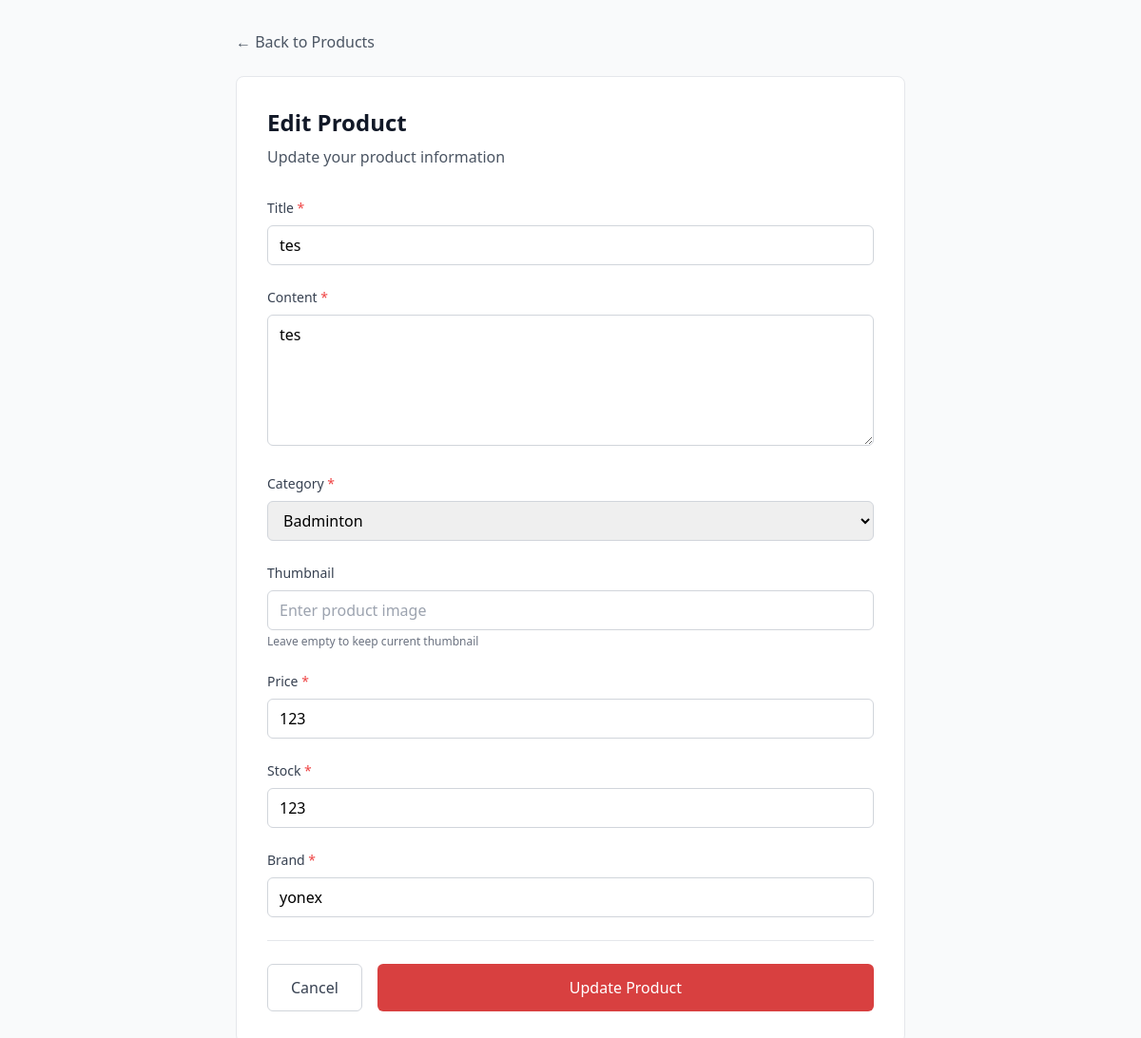
Screenshot of /ven_shop/product/7f95385d-7455-4583-b993-f19f74894855/edit (signed in) with the database file from the repository.
### ven_shop/models.py (models this page shows, shortened)
class Product(models.Model):
    CATEGORY_CHOICES = [
        ("badminton", "Badminton"),
        ("basketball", "Basketball"),
        ("tennis", "Tennis"),
        ("football", "Football"),
        ("swimming", "Swimming"),
        ("running", "Running"),
        ("volleyball", "Volleyball"),
    ]
    id = models.UUIDField(primary_key=True, default=uuid.uuid4, editable=False)
    title = models.CharField(max_length=255)
    content = models.TextField()
    category = models.CharField(
        max_length=20, choices=CATEGORY_CHOICES, default="update"
    )
    thumbnail = models.URLField(blank=True, null=True)
    price = models.IntegerField()
    rating = models.FloatField(default=0.0)
    stock = models.IntegerField()
    reviewer = models.IntegerField(default=0)
    brand = models.CharField(max_length=255)
    user = models.ForeignKey(User, on_delete=models.CASCADE, null=True)

### ven_shop/views.py (the view)
# urls.py: path('product/<uuid:id>/edit', edit_product, name='edit_product'),
@login_required(login_url='/authenticate/login/')
@csrf_exempt
def edit_product(request, id):
    product = get_object_or_404(Product, pk=id)
    form = ProductForm(request.POST or None, instance=product)
    if form.is_valid() and request.method == 'POST':
        form.save()
        return redirect('ven_shop:show_main')
    context = {
        'form': form
    }
    return render(request, "edit_product.html", context)

### ven_shop/templates/edit_product.html (shortened to what this page needs)
{% extends 'base.html' %}
{% block content %}
<div class="bg-gray-50 w-full min-h-screen">
  <div class="max-w-3xl mx-auto px-4 sm:px-6 lg:px-8 py-8">
    <div class="mb-6">
      <a href="{% url 'ven_shop:show_main' %}" class="text-gray-600 hover:text-[#D84040] font-medium transition-colors">
        ← Back to Products
      </a>
    </div>
    <div class="bg-white rounded-lg border border-gray-200 p-6 sm:p-8 form-style">
      <div class="mb-8">
        <h1 class="text-2xl font-bold text-gray-900 mb-2">Edit Product</h1>
        <p class="text-gray-600">Update your product information</p>
      </div>
      <form method="POST" enctype="multipart/form-data" class="space-y-6">
        {% for field in form %}
          <div>
            <label for="{{ field.id_for_label }}" class="block text-sm font-medium text-gray-700 mb-2">
              {{ field.label }}
              {% if field.field.required %}
                <span class="text-red-500">*</span>
              {% endif %}
            </label>
            <div class="w-full">
              {{ field }}
              {% if field.name == 'thumbnail' %}
                <p class="mt-1 text-xs text-gray-500">Leave empty to keep current thumbnail</p>
              {% endif %}
            </div>
          </div>
        {% endfor %}
        <div class="flex flex-col sm:flex-row gap-4 pt-6 border-t border-gray-200">
          <a href="{% url 'ven_shop:show_main' %}" class="order-2 sm:order-1 px-6 py-3 border border-gray-300 text-gray-700 rounded-md font-medium hover:bg-gray-50 transition-colors text-center">
            Cancel
          </a>
          <button type="submit" class="order-1 sm:order-2 flex-1 bg-[#D84040] text-white px-6 py-3 rounded-md font-medium hover:bg-[#8E1616] transition-colors">
            Update Product
          </button>
        </div>
      </form>
    </div>
  </div>
</div>
{% endblock %}

### rows the page displays
Product: form "tes" "tes" "Badminton" "123" "123" "yonex"

### other values shown
{{ field.label }} "Title" "Content" "Category" "Thumbnail" "Price" "Stock" "Brand"
